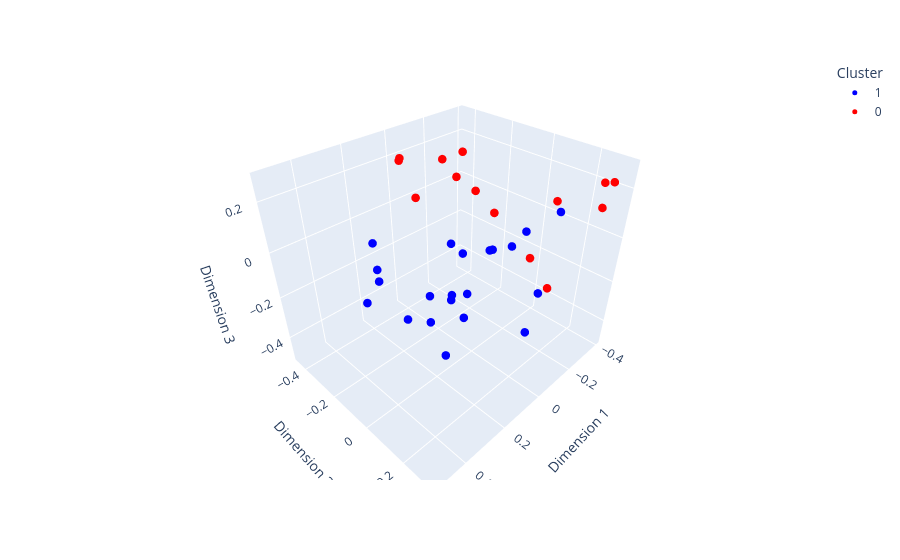

Notebook source saved alongside this figure:
### Code cell
import numpy as np
import plotly.express as px
from sklearn.decomposition import PCA
from sklearn.cluster import KMeans
import nbformat

# 1. get embeddings
response = client.embeddings.create(
    model="text-embedding-3-small",
    input=chunks
)
embeddings = np.array([item.embedding for item in response.data])

# 2. cluster in original high-dim space
kmeans = KMeans(n_clusters=2, random_state=42, n_init=10)
cluster_labels = kmeans.fit_predict(embeddings)

# 3. reduce to 3D for plotting
xyz = PCA(n_components=3).fit_transform(embeddings)

# 4. plot, colored by cluster, rotatable
labels = [f"#{i}: {c[:50]}" for i, c in enumerate(chunks)]
fig = px.scatter_3d(
    x=xyz[:, 0], y=xyz[:, 1], z=xyz[:, 2],
    color=cluster_labels.astype(str),
    color_discrete_map={'0': 'red', '1': 'blue'},
    hover_name=labels,
    labels={'x': 'Dimension 1', 'y': 'Dimension 2', 'z': 'Dimension 3', 'color': 'Cluster'}
)
fig.update_traces(marker=dict(size=5))
fig.show()

# 5. describe each cluster using an LLM
for cluster_id in [0, 1]:
    cluster_chunks = [c for c, l in zip(chunks, cluster_labels) if l == cluster_id]
    sample_text = "\n---\n".join(cluster_chunks[:10])

    resp = client.chat.completions.create(
        model="gpt-4o-mini",
        messages=[{
            "role": "user",
            "content": f"These text chunks belong to the same cluster. In 1-2 sentences, describe the common theme:\n\n{sample_text}"
        }]
    )
    color = "RED" if cluster_id == 0 else "BLUE"
    print(f"{color} cluster (n={len(cluster_chunks)}): {resp.choices[0].message.content}\n")

### Figure 1 — Plotly figure (JSON) as saved in the notebook; plotly's stock layout.template omitted (floating-point values rounded to 4 significant figures)
{"data": [{"hovertemplate": "<b>%{hovertext}</b><br><br>Cluster=1<br>Dimension 1=%{x}<br>Dimension 2=%{y}<br>Dimension 3=%{z}<extra></extra>", "hovertext": ["#0: \nThe Best Work of Our Lives\nCULTURE MEMO\nAt Netfli", "#1:  have high performers at Netflix — people who are\n", "#2: ll of what’s next — even when it’s uncomfortable.\n", "#3: are and the way we empower people at every level.\n", "#6: s better together. These are the values we value:\n", "#7:  give feedback; you are open about what’s working\n", "#8: nge the status quo, in the pursuit of excellence.\n", "#16: kes everyone more successful.\nPEOPLE OVER PROCESS\n", "#19:  when someone is about to make a decision that is\n", "#22: neer, and vice versa when it comes to our product\n", "#23: and what didn’t — so everyone can learn how to do\n", "#24: a minimum and ensure any process is good (simple,\n", "#25: ity and making it harder for businesses to adapt.\n", "#26: op and grow. In entertainment and technology, our\n", "#27:  a billion\n2 people globally — something no other\n", "#28: Many people will be happier at companies that are\n", "#29: f stories and people on screen. This diversity is\n", "#30: ram for a wide variety of audiences, cultures and\n", "#31: servative — that means our audience is over 500M.\n", "#33:  our culture, not preserve it. Every new employee\n", "#34: e, shows us the way:\nIf you want to build a ship,\n"], "legendgroup": "1", "marker": {"color": "blue", "size": 5, "symbol": "circle"}, "mode": "markers", "name": "1", "scene": "scene", "showlegend": true, "type": "scatter3d", "x": [0.263, 0.1757, 0.2124, 0.2681, 0.02129, -0.2266, 0.0326, 0.05916, -0.0121, 0.05903, 0.09557, 0.02264, -0.09197, 0.348, 0.2583, 0.3103, 0.1999, 0.5173, 0.5146, -0.03128, 0.1559], "y": [-0.2424, -0.05498, -0.01381, -0.2475, -0.01352, 0.09994, -0.01818, 0.1176, 0.3216, 0.2565, 0.1597, 0.1801, 0.227, 0.2018, 0.1361, -0.02255, 0.08123, 0.1235, 0.05139, -0.08967, 0.03294], "z": [-0.09529, -0.1623, -0.2396, 0.01984, -0.2141, -0.4972, -0.3299, 0.06191, 0.2575, 0.1931, 0.1007, 0.08916, -0.1415, -0.16, -0.02558, -0.1715, -0.06845, 0.1765, 0.06052, -0.08934, 0.09341]}, {"hovertemplate": "<b>%{hovertext}</b><br><br>Cluster=0<br>Dimension 1=%{x}<br>Dimension 2=%{y}<br>Dimension 3=%{z}<extra></extra>", "hovertext": ["#4: t for everyone, so please read on.\nTHE DREAM TEAM\n", "#5: e dysfunctional, as anyone who’s watched Ozark or\n", "#9:  changing circumstances; you make tough decisions\n", "#10: is, in turn, enables us to practice extraordinary\n", "#11: hem directly. This is especially true when you’re\n", "#12:  seniority, tenure or unconditional loyalty. It’s\n", "#13: ong developers of talent. And to ensure they have\n", "#14: hild and his dad saying, “That’s a keeper, Reed!”\n", "#15: t pay off. On the Dream Team, you need people who\n", "#17: ood decision-making muscles at every level of the\n", "#18: ions. It takes an unusually responsible person to\n", "#20: all on the right way ahead. Then different teams,\n", "#21: en to people at every level. We call this farming\n", "#32: ed our first DVD in 1998. But we're nowhere close\n"], "legendgroup": "0", "marker": {"color": "red", "size": 5, "symbol": "circle"}, "mode": "markers", "name": "0", "scene": "scene", "showlegend": true, "type": "scatter3d", "x": [-0.03927, 0.02966, -0.3601, -0.3947, -0.3735, -0.2698, -0.0991, -0.1048, -0.276, -0.3726, -0.3907, -0.3588, -0.1395, -0.002686], "y": [-0.4535, -0.3629, -0.005766, 0.07637, -0.2263, -0.2478, -0.1631, -0.2736, -0.365, 0.2625, 0.2611, 0.3031, 0.2265, -0.3184], "z": [0.1763, 0.2337, -0.2271, -0.3626, -0.09932, 0.03607, 0.2795, 0.2165, 0.05844, 0.2102, 0.104, 0.2302, 0.211, 0.07513]}], "layout": {"legend": {"title": {"text": "Cluster"}, "tracegroupgap": 0}, "margin": {"t": 60}, "scene": {"domain": {"x": [0, 1], "y": [0, 1]}, "xaxis": {"title": {"text": "Dimension 1"}}, "yaxis": {"title": {"text": "Dimension 2"}}, "zaxis": {"title": {"text": "Dimension 3"}}}}}
